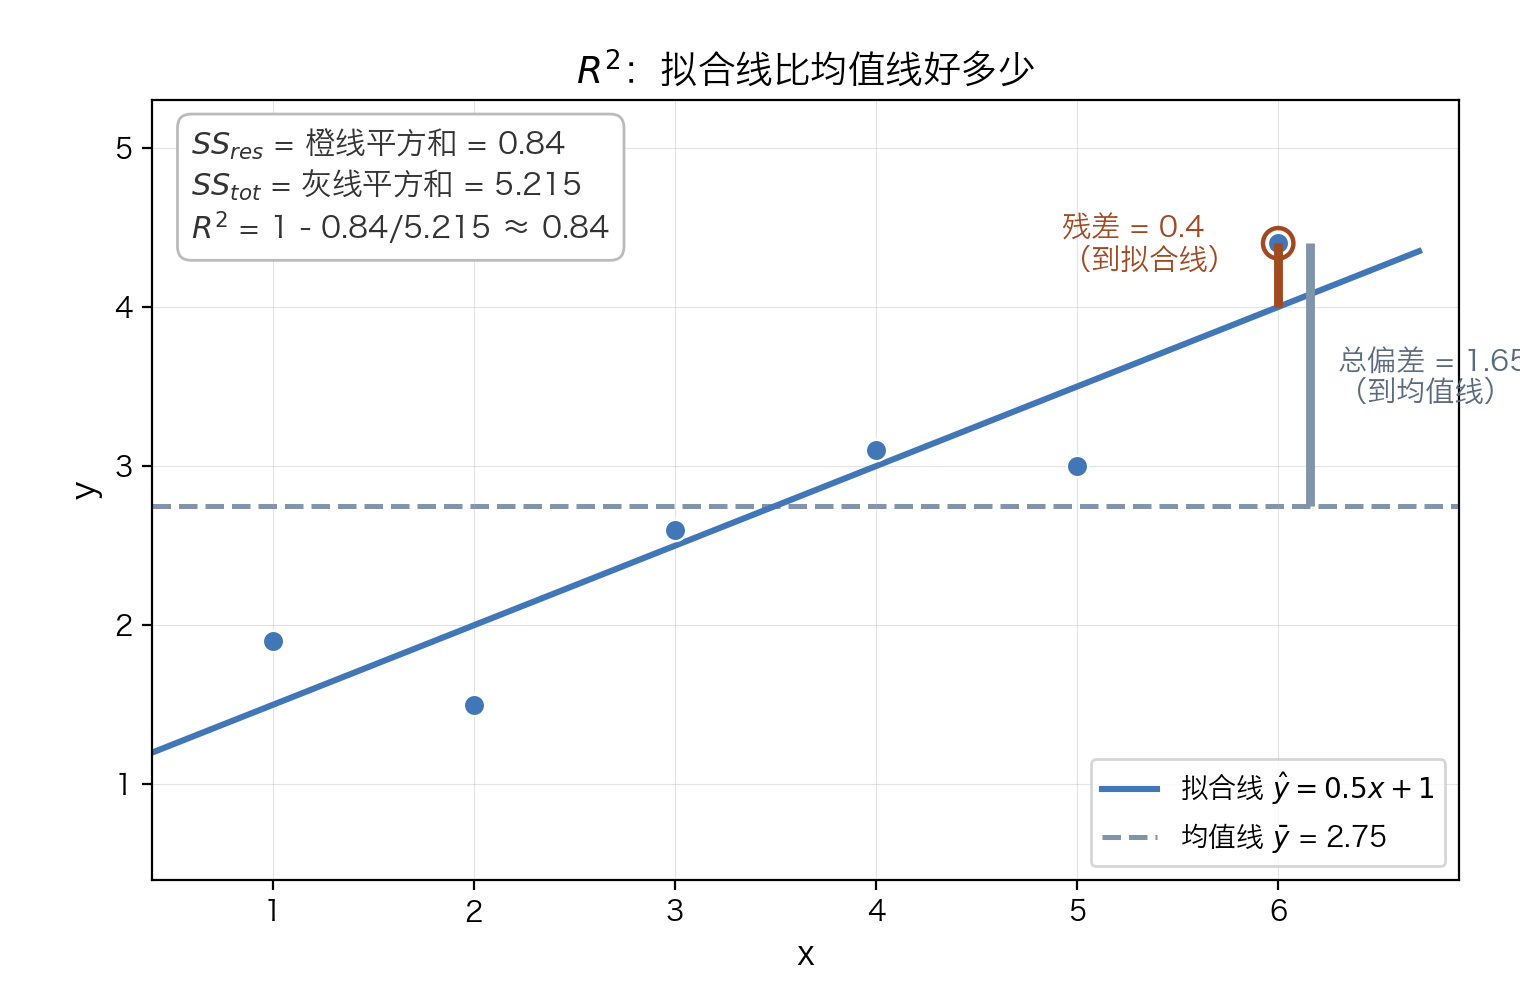

Write Python code to recreate this figure.
# 第 3 讲配图 5：R² 直觉（用于"R²"页）
# 数据：与 ch3-residuals.py 同一套手工布置点（示意数据，教学数字可手算）
#   基准直线 y0 = 0.5x + 1，x = 1..6；噪声 ε = [0.4, -0.5, 0.1, 0.1, -0.5, 0.4]
#   -> y = [1.9, 1.5, 2.6, 3.1, 3.0, 4.4]，最小二乘拟合线恰为 ŷ = 0.5x + 1
#
# 教学数字手算验证：
#   ȳ = 16.5 / 6 = 2.75（均值线）
#   SS_res = Σ(y - ŷ)² = (0.16 + 0.25 + 0.01 + 0.01 + 0.25 + 0.16) = 0.84（各点到拟合线）
#   SS_tot = Σ(y - ȳ)²
#          = (-0.85)² + (-1.25)² + (-0.15)² + (0.35)² + (0.25)² + (1.65)²
#          = 0.7225 + 1.5625 + 0.0225 + 0.1225 + 0.0625 + 2.7225 = 5.215（各点到均值线）
#   R² = 1 - SS_res / SS_tot = 1 - 0.84 / 5.215 ≈ 1 - 0.161 = 0.839
#   选中展示的点 (6, 4.4)：残差 = 4.4 - (0.5×6+1) = 0.4；总偏差 = 4.4 - 2.75 = 1.65
from pathlib import Path

import matplotlib.pyplot as plt
import numpy as np

# 中文字体（照抄 03a-gradient-descent.ipynb cell#8）：macOS PingFang SC + 回退链
plt.rcParams["font.sans-serif"] = ["PingFang SC", "Hiragino Sans GB", "Microsoft YaHei",
                                   "Arial Unicode MS", "DejaVu Sans"]
plt.rcParams["axes.unicode_minus"] = False

BLUE, ORANGE, GRAY = "#4177b7", "#a14a22", "#8194aa"

x = np.arange(1, 7, dtype=float)
y = np.array([1.9, 1.5, 2.6, 3.1, 3.0, 4.4])
ybar = y.mean()

# 复核手算（见文件头注释）
slope, intercept = np.polyfit(x, y, 1)
ss_res = float(np.sum((y - (slope * x + intercept)) ** 2))
ss_tot = float(np.sum((y - ybar) ** 2))
print(f"复核: slope={slope:.4f}(0.5) intercept={intercept:.4f}(1) "
      f"SS_res={ss_res:.4f}(0.84) SS_tot={ss_tot:.4f}(5.215) R2={1 - ss_res / ss_tot:.4f}(0.839)")

fig, ax = plt.subplots(figsize=(7.6, 5.0))
fig.subplots_adjust(left=0.10, right=0.96, top=0.90, bottom=0.12)

xs = np.array([0.4, 6.7])
# ŷ、ȳ、² 等字符中文字体缺字形，一律用 mathtext（由 DejaVu 数学字体渲染）
ax.plot(xs, 0.5 * xs + 1, color=BLUE, lw=2.2, zorder=2,
        label=r"拟合线 $\hat{y} = 0.5x + 1$")
ax.axhline(ybar, color=GRAY, lw=1.8, linestyle="--", zorder=1,
           label=rf"均值线 $\bar{{y}}$ = {ybar:.2f}")

ax.scatter(x, y, s=58, color=BLUE, edgecolors="white", linewidths=0.8, zorder=3)

# 选中点 (6, 4.4)：橙色竖线段 = 残差（到拟合线）；灰色竖线段 = 总偏差（到均值线）
# 两条竖线水平错开 0.16，避免重叠遮挡
ax.vlines([6.0], [4.0], [4.4], color=ORANGE, lw=3.2, zorder=4)
ax.vlines([6.16], [ybar], [4.4], color=GRAY, lw=3.2, zorder=4)
ax.scatter([6.0], [4.4], s=120, facecolors="none", edgecolors=ORANGE, linewidths=1.6, zorder=5)

ax.annotate("残差 = 0.4\n（到拟合线）", (6.0, 4.16), textcoords="offset points",
            xytext=(-78, 4), fontsize=10.5, color=ORANGE, ha="left")
ax.annotate("总偏差 = 1.65\n（到均值线）", (6.16, 3.5), textcoords="offset points",
            xytext=(10, -6), fontsize=10.5, color="#5a6b80", ha="left")

ax.text(0.03, 0.965,
        r"$SS_{res}$ = 橙线平方和 = 0.84" + "\n"
        r"$SS_{tot}$ = 灰线平方和 = 5.215" + "\n"
        r"$R^2$ = 1 - 0.84/5.215 ≈ 0.84",
        transform=ax.transAxes, fontsize=11, color="#333333", va="top",
        bbox=dict(boxstyle="round,pad=0.45", fc="white", ec="#bbbbbb"))

ax.grid(True, lw=0.4, alpha=0.35)
ax.set_xlabel("x", fontsize=12)
ax.set_ylabel("y", fontsize=12)
ax.set_title(r"$R^2$：拟合线比均值线好多少", fontsize=13.5)
ax.set_xlim(0.4, 6.9)
ax.set_ylim(0.4, 5.3)
ax.legend(loc="lower right", fontsize=10, frameon=True)

out = Path(__file__).with_name("ch3-r2-decomp.png")
fig.savefig(out, dpi=200, facecolor="white")
print("saved:", out)
